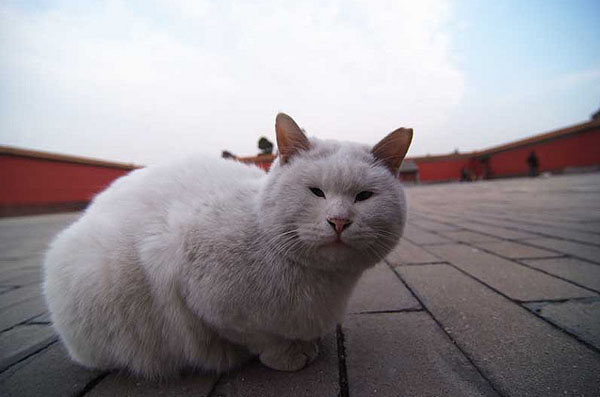
#> input picture Filter/cat.jpg, 600 x 397 px
$ python invert.py
#> lines starting #> are read from the running program, lines starting #| are printed output that depends on the picture
from PIL import Image

im = Image.open("cat.jpg")
#> im is the input picture: PIL image 600x397 RGB; mean R, G, B 149, 144.3, 149.2
pixels = im.load()

im.show()

for i in range(im.width):
    for j in range(im.height):
        r, g, b = pixels[i, j]
        r = min(255 - r+50,255)
        b = abs(255 - b)
        g = abs(255 - g)
        pixels[i, j] = (r, g, b)

im.show()
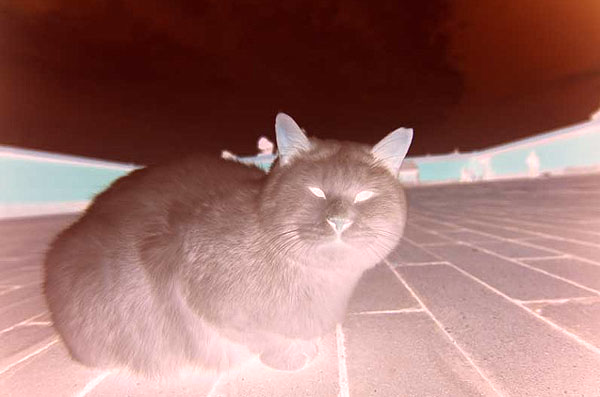
#> shown: PIL image 600x397 RGB; mean R, G, B 155.2, 110.7, 105.8

$ run again, with Filter/family.jpeg copied over Filter/cat.jpg
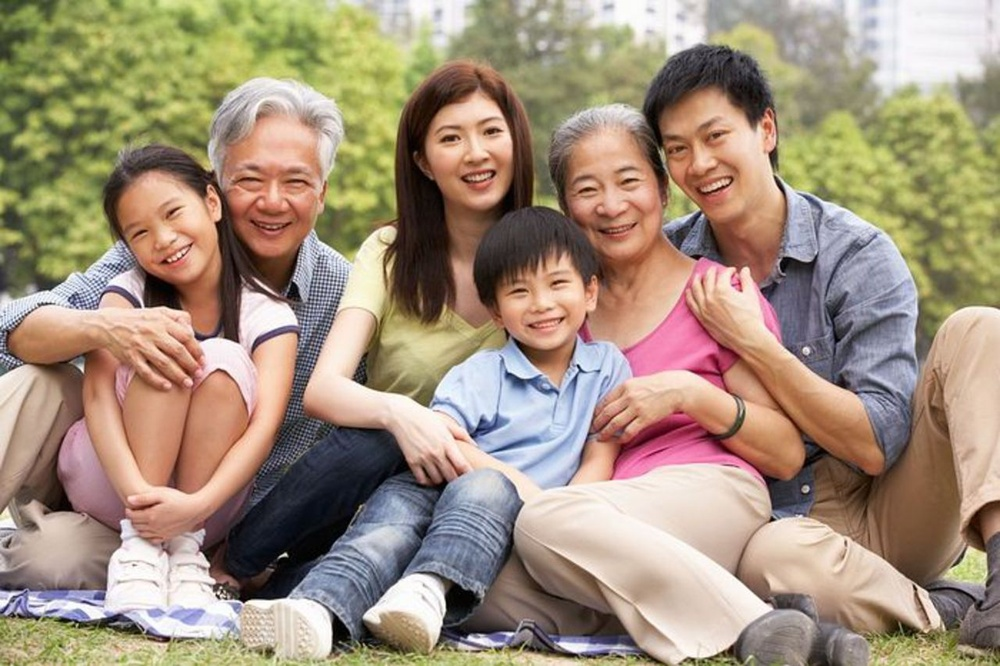
#> input picture Filter/family.jpeg, 1000 x 666 px, shrunk from 1280 x 852 before the run
#> im is the input picture: PIL image 1000x666 RGB; mean R, G, B 162, 144.2, 124
#> `im.show()`:
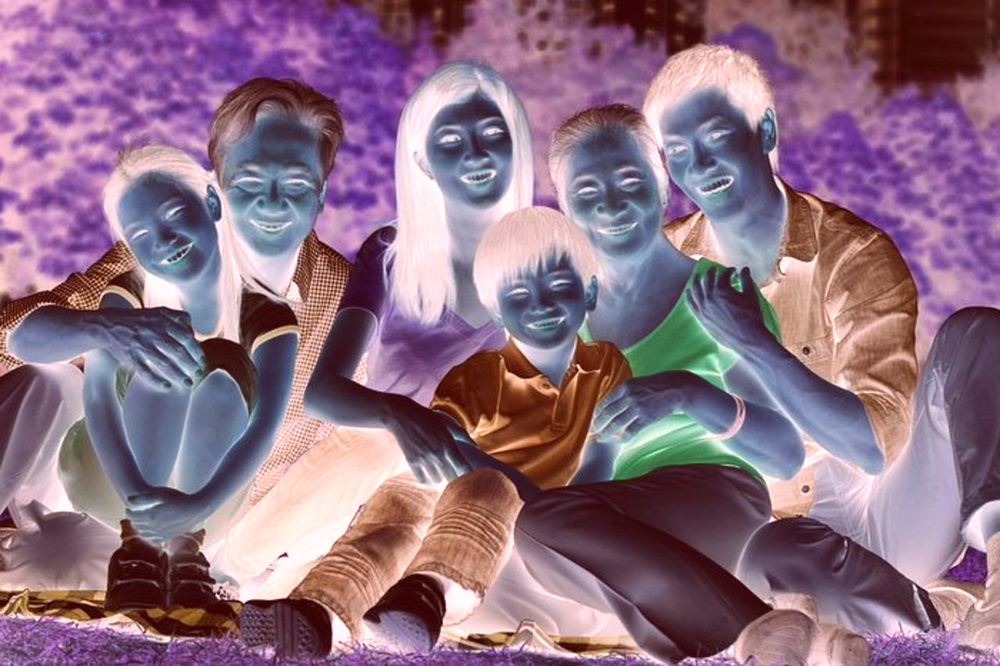
#> shown: PIL image 1000x666 RGB; mean R, G, B 141.8, 110.8, 131
